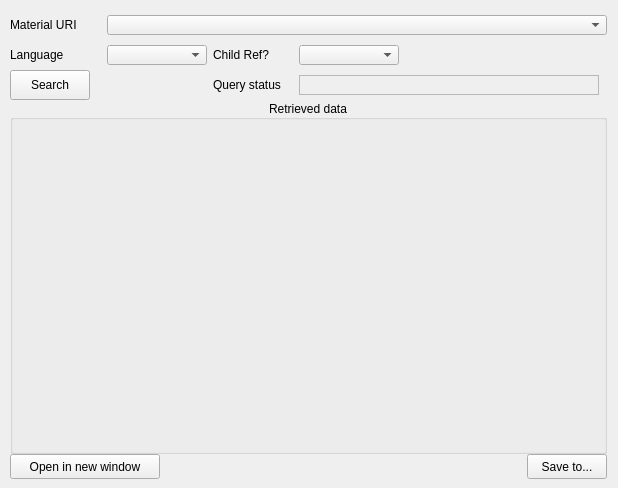
      <widget class="QWidget" name="GetMaterialDetails_tab">
       <attribute name="title">
        <string>Get Material details</string>
       </attribute>
       <widget class="QWidget" name="layoutWidget_5">
        <property name="geometry">
         <rect>
          <x>10</x>
          <y>10</y>
          <width>599</width>
          <height>469</height>
         </rect>
        </property>
        <layout class="QGridLayout" name="gridLayout_6">
         <property name="sizeConstraint">
          <enum>QLayout::SetMinimumSize</enum>
         </property>
         <property name="leftMargin">
          <number>0</number>
         </property>
         <property name="topMargin">
          <number>0</number>
         </property>
         <property name="rightMargin">
          <number>0</number>
         </property>
         <property name="bottomMargin">
          <number>0</number>
         </property>
         <property name="spacing">
          <number>0</number>
         </property>
         <item row="4" column="0" colspan="2" alignment="Qt::AlignLeft">
          <widget class="QPushButton" name="GetMaterialDetails_OpenInNewWindow_pushButton">
           <property name="minimumSize">
            <size>
             <width>150</width>
             <height>25</height>
            </size>
           </property>
           <property name="maximumSize">
            <size>
             <width>150</width>
             <height>25</height>
            </size>
           </property>
           <property name="text">
            <string>Open in new window</string>
           </property>
          </widget>
         </item>
         <item row="2" column="2">
          <widget class="QLabel" name="GetMaterialDetails_QuerryStatus_label">
           <property name="enabled">
            <bool>true</bool>
           </property>
           <property name="minimumSize">
            <size>
             <width>80</width>
             <height>30</height>
            </size>
           </property>
           <property name="maximumSize">
            <size>
             <width>80</width>
             <height>30</height>
            </size>
           </property>
           <property name="text">
            <string>Query status</string>
           </property>
          </widget>
         </item>
         <item row="1" column="1">
          <widget class="QComboBox" name="GetMaterialDetails_DataStructure_comboBox">
           <property name="minimumSize">
            <size>
             <width>100</width>
             <height>20</height>
            </size>
           </property>
           <property name="maximumSize">
            <size>
             <width>100</width>
             <height>20</height>
            </size>
           </property>
           <property name="maxVisibleItems">
            <number>2</number>
           </property>
           <property name="maxCount">
            <number>2</number>
           </property>
          </widget>
         </item>
         <item row="3" column="0" colspan="4">
          <widget class="QGroupBox" name="GetListMaterialDetails_JSONViewerHolder_groupBox">
           <property name="minimumSize">
            <size>
             <width>597</width>
             <height>301</height>
            </size>
           </property>
           <property name="font">
            <font>
             <pointsize>9</pointsize>
             <bold>false</bold>
             <underline>false</underline>
            </font>
           </property>
           <property name="title">
            <string>Retrieved data</string>
           </property>
           <property name="alignment">
            <set>Qt::AlignCenter</set>
           </property>
           <layout class="QHBoxLayout" name="horizontalLayout_7">
            <item>
             <widget class="QWidget" name="GetMaterialDetails_JSONViewerHolder_widget" native="true">
              <property name="minimumSize">
               <size>
                <width>597</width>
                <height>301</height>
               </size>
              </property>
             </widget>
            </item>
           </layout>
          </widget>
         </item>
         <item row="1" column="0">
          <widget class="QLabel" name="GetMaterialDetails_DataStructure_label">
           <property name="minimumSize">
            <size>
             <width>80</width>
             <height>30</height>
            </size>
           </property>
           <property name="maximumSize">
            <size>
             <width>80</width>
             <height>30</height>
            </size>
           </property>
           <property name="text">
            <string>Language</string>
           </property>
           <property name="wordWrap">
            <bool>true</bool>
           </property>
          </widget>
         </item>
         <item row="2" column="3">
          <widget class="QLabel" name="GetMaterialDetails_QuerryStatusResult_label">
           <property name="minimumSize">
            <size>
             <width>300</width>
             <height>20</height>
            </size>
           </property>
           <property name="maximumSize">
            <size>
             <width>150</width>
             <height>20</height>
            </size>
           </property>
           <property name="autoFillBackground">
            <bool>false</bool>
           </property>
           <property name="styleSheet">
            <string notr="true"/>
           </property>
           <property name="frameShape">
            <enum>QFrame::StyledPanel</enum>
           </property>
           <property name="frameShadow">
            <enum>QFrame::Sunken</enum>
           </property>
           <property name="text">
            <string/>
           </property>
          </widget>
         </item>
         <item row="4" column="3" alignment="Qt::AlignRight">
          <widget class="QPushButton" name="GetMaterialDetails_SaveTo_pushButton">
           <property name="minimumSize">
            <size>
             <width>80</width>
             <height>25</height>
            </size>
           </property>
           <property name="maximumSize">
            <size>
             <width>80</width>
             <height>25</height>
            </size>
           </property>
           <property name="text">
            <string>Save to...</string>
           </property>
          </widget>
         </item>
         <item row="2" column="0">
          <widget class="QPushButton" name="GetMaterialDetails_Search_pushButton">
           <property name="minimumSize">
            <size>
             <width>80</width>
             <height>30</height>
            </size>
           </property>
           <property name="maximumSize">
            <size>
             <width>80</width>
             <height>30</height>
            </size>
           </property>
           <property name="text">
            <string>Search</string>
           </property>
          </widget>
         </item>
         <item row="1" column="2">
          <widget class="QLabel" name="GetMaterialDetails_DataStructure_label_2">
           <property name="minimumSize">
            <size>
             <width>80</width>
             <height>30</height>
            </size>
           </property>
           <property name="maximumSize">
            <size>
             <width>80</width>
             <height>30</height>
            </size>
           </property>
           <property name="text">
            <string>Child Ref?</string>
           </property>
           <property name="wordWrap">
            <bool>true</bool>
           </property>
          </widget>
         </item>
         <item row="0" column="0">
          <widget class="QLabel" name="GetMaterialDetails_DomainURI_label">
           <property name="minimumSize">
            <size>
             <width>85</width>
             <height>30</height>
            </size>
           </property>
           <property name="maximumSize">
            <size>
             <width>85</width>
             <height>30</height>
            </size>
           </property>
           <property name="text">
            <string>Material URI</string>
           </property>
          </widget>
         </item>
         <item row="0" column="1" colspan="3">
          <widget class="QComboBox" name="GetMaterialDetails_DomainURI_comboBox">
           <property name="minimumSize">
            <size>
             <width>500</width>
             <height>20</height>
            </size>
           </property>
           <property name="maximumSize">
            <size>
             <width>450</width>
             <height>20</height>
            </size>
           </property>
          </widget>
         </item>
         <item row="1" column="3">
          <widget class="QComboBox" name="GetMaterialDetails_DataStructure_comboBox_2">
           <property name="minimumSize">
            <size>
             <width>100</width>
             <height>20</height>
            </size>
           </property>
           <property name="maximumSize">
            <size>
             <width>100</width>
             <height>20</height>
            </size>
           </property>
           <property name="maxVisibleItems">
            <number>2</number>
           </property>
           <property name="maxCount">
            <number>2</number>
           </property>
          </widget>
         </item>
        </layout>
       </widget>
      </widget>
